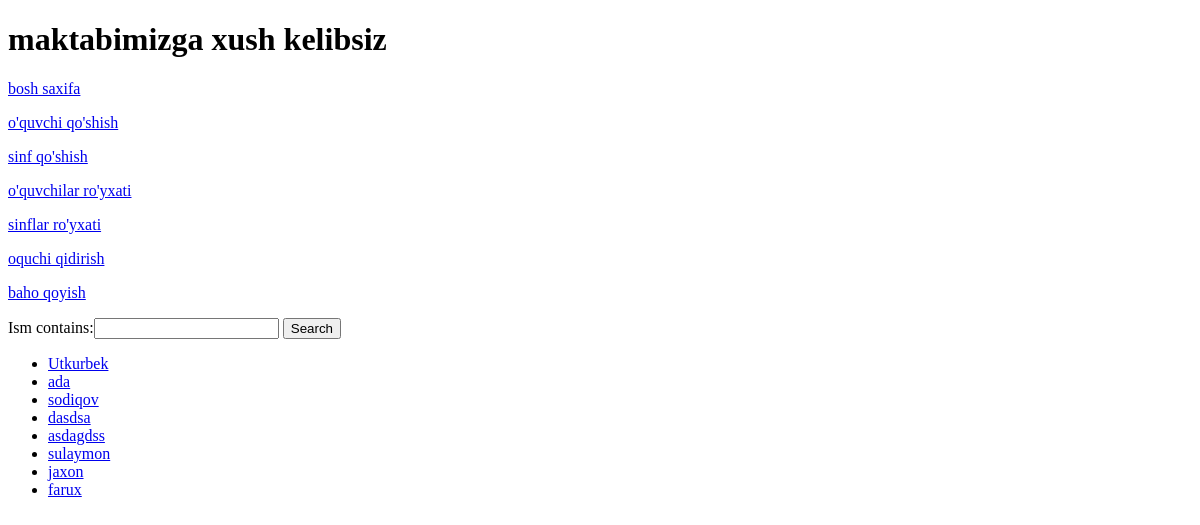
/search/, run on an earlier commit of the app's database.
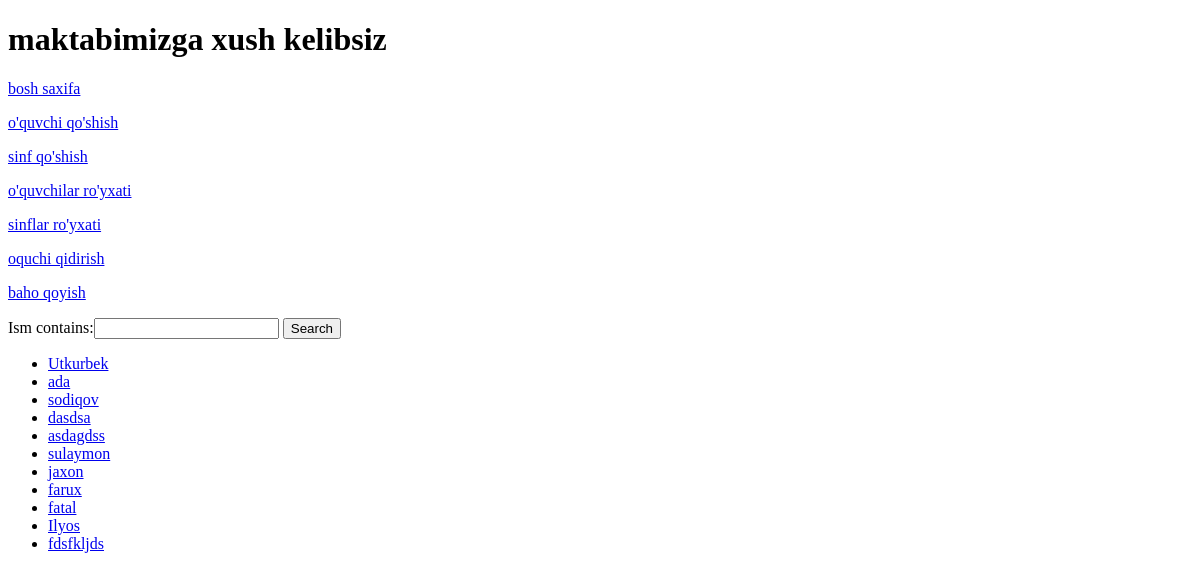
And on a later commit of the database.
### urok/models.py (models this page shows, shortened)
class Pupil(models.Model):
    ism = models.CharField(max_length=50, verbose_name='ism', null=True)
    surname = models.CharField(max_length=50, verbose_name="familya", null=True)
    age = models.DateField(verbose_name="yosh")
    gradue = models.ForeignKey(Classroom, verbose_name='sinfi', on_delete=models.CASCADE, null=True)
    email = models.EmailField(verbose_name='email', null=True)
    time = models.DateField(verbose_name='vaxt', null=True, auto_now_add=True)
    class Meta:
        verbose_name = "o\'quvchi"
        verbose_name_plural = "o\'quvchilar"

### urok/views.py (the view)
# urls.py: path('search/', views.PupilListView.as_view(), name='search'),
class PupilListView(ListView):
    model = Pupil
    template_name = 'urok/Pupil_list.html'
    def get_context_data(self, **kwargs):
        context = super().get_context_data(**kwargs)
        context['filter'] = PupilFilter(self.request.GET, queryset=self.get_queryset())
        return context

### urok/templates/urok/Pupil_list.html (shortened to what this page needs)
{% extends 'urok/wrapper.html' %}
{% load bootstrap %}
{% block content %}
<div class="container">
    <form method="GET">
    {{ filter.form | bootstrap }}
    <button type="submit" class="btn btn-primary">Search</button>
    </form>
    <ul>
        {% for pup in filter.qs %}
        <li>
            <a href="{% url 'oquch' pup.id %}">{{ pup.ism }}</a>
        </li>
        {% endfor %}
    </ul>
</div>
{% endblock %}

What changed in the data, as far as the page shows it:
added Pupil: ism "fatal"
added Pupil: ism "Ilyos"
added Pupil: ism "fdsfkljds"
